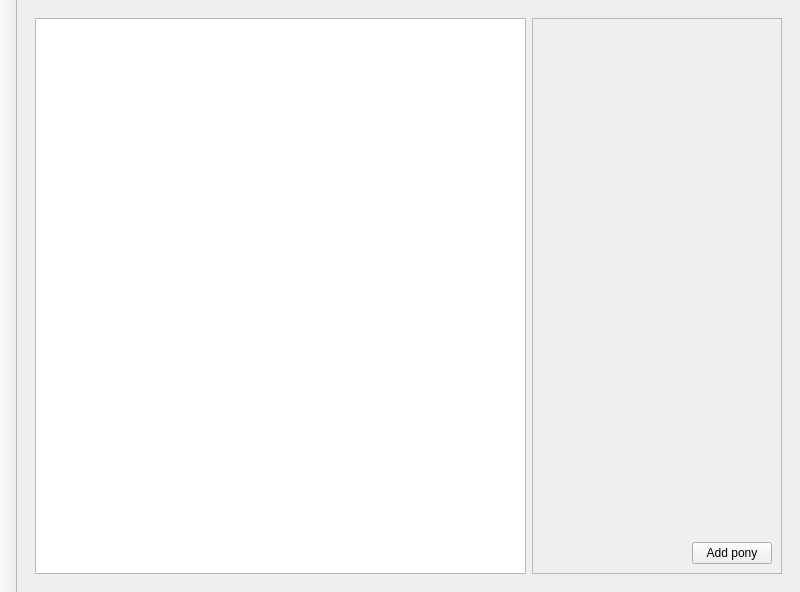
<?xml version="1.0" encoding="UTF-8"?>
<ui version="4.0">
 <class>ConfigWindow</class>
 <widget class="QMainWindow" name="ConfigWindow">
  <property name="geometry">
   <rect>
    <x>0</x>
    <y>0</y>
    <width>800</width>
    <height>592</height>
   </rect>
  </property>
  <property name="windowTitle">
   <string>Qt Ponies</string>
  </property>
  <widget class="QWidget" name="centralwidget">
   <layout class="QGridLayout" name="gridLayout">
    <item row="0" column="0">
     <widget class="QStackedWidget" name="stackedWidget">
      <property name="currentIndex">
       <number>0</number>
      </property>
      <widget class="QWidget" name="page_5">
       <layout class="QGridLayout" name="gridLayout_2">
        <item row="0" column="0" rowspan="3">
         <widget class="QListView" name="listView">
          <property name="editTriggers">
           <set>QAbstractItemView::NoEditTriggers</set>
          </property>
          <property name="showDropIndicator" stdset="0">
           <bool>false</bool>
          </property>
          <property name="alternatingRowColors">
           <bool>true</bool>
          </property>
          <property name="selectionRectVisible">
           <bool>true</bool>
          </property>
         </widget>
        </item>
        <item row="0" column="1" rowspan="3" colspan="3">
         <widget class="QFrame" name="frame">
          <property name="minimumSize">
           <size>
            <width>250</width>
            <height>0</height>
           </size>
          </property>
          <property name="frameShape">
           <enum>QFrame::StyledPanel</enum>
          </property>
          <property name="frameShadow">
           <enum>QFrame::Raised</enum>
          </property>
          <layout class="QGridLayout" name="gridLayout_3">
           <item row="7" column="0">
            <spacer name="horizontalSpacer_2">
             <property name="orientation">
              <enum>Qt::Horizontal</enum>
             </property>
             <property name="sizeHint" stdset="0">
              <size>
               <width>40</width>
               <height>20</height>
              </size>
             </property>
            </spacer>
           </item>
           <item row="7" column="1">
            <widget class="QPushButton" name="addpony_button">
             <property name="text">
              <string>Add pony</string>
             </property>
            </widget>
           </item>
           <item row="5" column="0" colspan="2">
            <spacer name="verticalSpacer">
             <property name="orientation">
              <enum>Qt::Vertical</enum>
             </property>
             <property name="sizeHint" stdset="0">
              <size>
               <width>20</width>
               <height>40</height>
              </size>
             </property>
            </spacer>
           </item>
           <item row="3" column="0" colspan="2">
            <spacer name="verticalSpacer_2">
             <property name="orientation">
              <enum>Qt::Vertical</enum>
             </property>
             <property name="sizeType">
              <enum>QSizePolicy::Fixed</enum>
             </property>
             <property name="sizeHint" stdset="0">
              <size>
               <width>20</width>
               <height>80</height>
              </size>
             </property>
            </spacer>
           </item>
           <item row="1" column="0" colspan="2">
            <widget class="QLabel" name="label_ponyname">
             <property name="font">
              <font>
               <pointsize>14</pointsize>
               <weight>75</weight>
               <bold>true</bold>
              </font>
             </property>
             <property name="text">
              <string/>
             </property>
             <property name="alignment">
              <set>Qt::AlignCenter</set>
             </property>
            </widget>
           </item>
           <item row="0" column="0" colspan="2">
            <spacer name="verticalSpacer_3">
             <property name="orientation">
              <enum>Qt::Vertical</enum>
             </property>
             <property name="sizeType">
              <enum>QSizePolicy::Fixed</enum>
             </property>
             <property name="sizeHint" stdset="0">
              <size>
               <width>20</width>
               <height>100</height>
              </size>
             </property>
            </spacer>
           </item>
           <item row="4" column="0" colspan="2">
            <widget class="QLabel" name="image_label">
             <property name="sizePolicy">
              <sizepolicy hsizetype="Preferred" vsizetype="Preferred">
               <horstretch>0</horstretch>
               <verstretch>0</verstretch>
              </sizepolicy>
             </property>
             <property name="minimumSize">
              <size>
               <width>0</width>
               <height>0</height>
              </size>
             </property>
             <property name="baseSize">
              <size>
               <width>0</width>
               <height>0</height>
              </size>
             </property>
             <property name="text">
              <string/>
             </property>
             <property name="alignment">
              <set>Qt::AlignCenter</set>
             </property>
            </widget>
           </item>
          </layout>
         </widget>
        </item>
       </layout>
      </widget>
      <widget class="QWidget" name="page_6"/>
     </widget>
    </item>
   </layout>
  </widget>
  <widget class="QToolBar" name="toolBar">
   <property name="sizePolicy">
    <sizepolicy hsizetype="Fixed" vsizetype="Preferred">
     <horstretch>0</horstretch>
     <verstretch>0</verstretch>
    </sizepolicy>
   </property>
   <property name="windowTitle">
    <string>toolBar</string>
   </property>
   <property name="movable">
    <bool>false</bool>
   </property>
   <property name="toolButtonStyle">
    <enum>Qt::ToolButtonTextUnderIcon</enum>
   </property>
   <property name="floatable">
    <bool>false</bool>
   </property>
   <attribute name="toolBarArea">
    <enum>LeftToolBarArea</enum>
   </attribute>
   <attribute name="toolBarBreak">
    <bool>false</bool>
   </attribute>
  </widget>
 </widget>
 <resources/>
 <connections/>
</ui>
